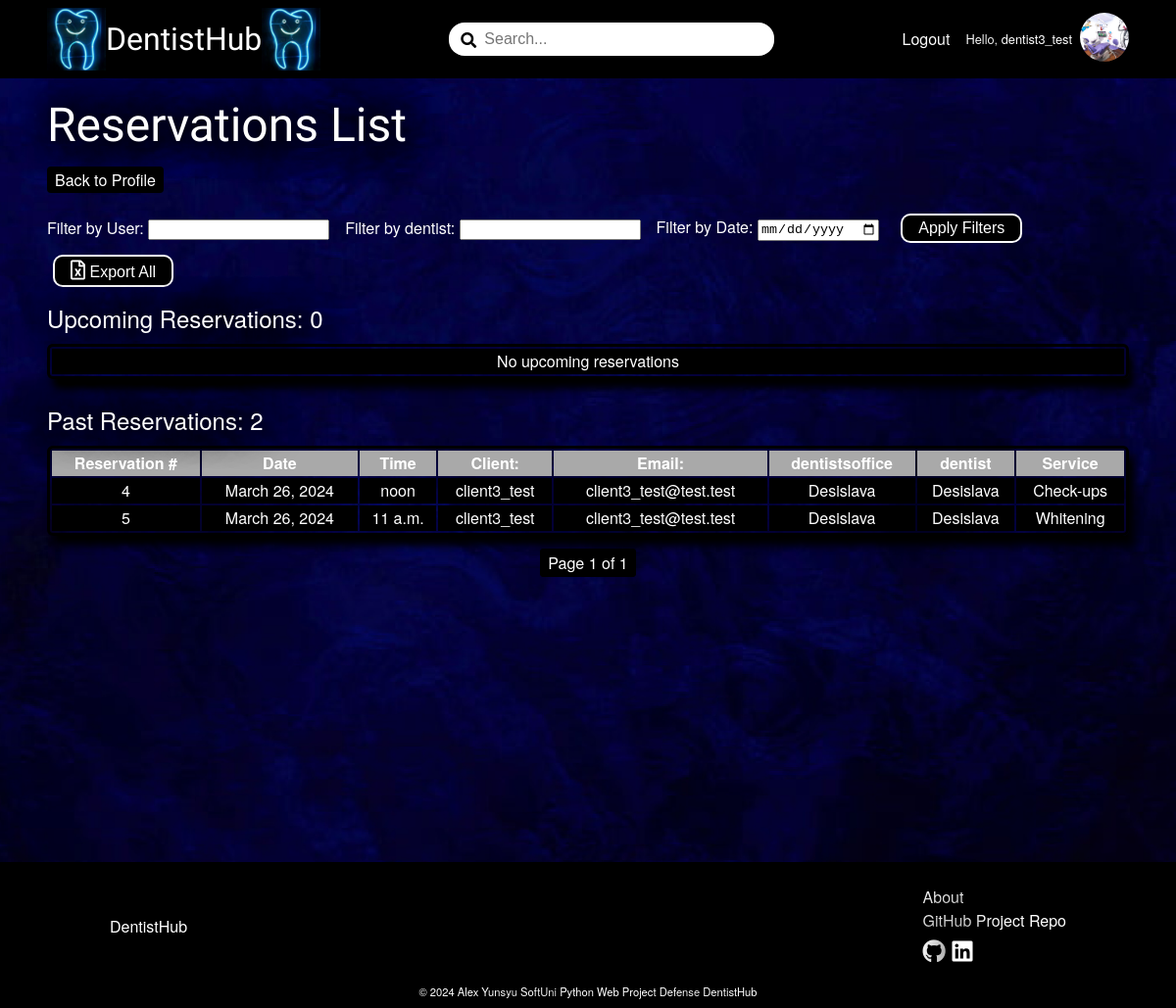
/reservation/reservations-list/9/ (signed in), run on the app's committed database.
### DentistBook/account/models.py (models this page shows)
class AppUser(AbstractUser):
    MAX_LENGTH_ROLE = 15
    ROLES = (
        ('Client', 'Client'),
        ('Dentistsoffice', 'Dentist'),
    )
    role = models.CharField(
        max_length=MAX_LENGTH_ROLE,
        choices=ROLES,
        blank=True
    )

### DentistBook/dentistsoffice/models.py (models this page shows, shortened)
class DentistsofficeProfile(models.Model):
    MIN_LENGTH_NAME = 2
    MAX_LENGTH_NAME = 50
    MIN_LENGTH_ADDRESS = 5
    MAX_LENGTH_ADDRESS = 50
    MIN_LENGTH_CITY = 2
    MAX_LENGTH_CITY = 50
    MAX_DIGITS_GEOLOCATION = 18
    DECIMAL_PLACES_GEOLOCATION = 15
    MIN_VALUE_GEOLOCATION_LATITUDE = -90
    MAX_VALUE_GEOLOCATION_LATITUDE = 90
    MIN_VALUE_GEOLOCATION_LONGITUDE = -180
    MAX_VALUE_GEOLOCATION_LONGITUDE = 180
    MIN_LENGTH_ABOUT = 10
    MAX_LENGTH_ABOUT = 500
    class Meta:
        verbose_name = 'Dentists office Profile'
    name = models.CharField(
        max_length=MAX_LENGTH_NAME,
        validators=(validators.MinLengthValidator(MIN_LENGTH_NAME),),
        null=False,
        blank=False
    )
    address = models.CharField(
        max_length=MAX_LENGTH_ADDRESS,
        validators=(validators.MinLengthValidator(MIN_LENGTH_ADDRESS),),
        null=False,
        blank=False
    )
    city = models.CharField(
        max_length=MAX_LENGTH_CITY,
        validators=(
            validators.MinLengthValidator(MIN_LENGTH_CITY),
            validate_dentistsoffice_city_name,
        ),
        null=False,
        blank=False
    )
    geolocation_latitude = models.DecimalField(
        max_digits=MAX_DIGITS_GEOLOCATION,
        decimal_places=DECIMAL_PLACES_GEOLOCATION,
        validators=(
            validators.MinValueValidator(MIN_VALUE_GEOLOCATION_LATITUDE),
            validators.MaxValueValidator(MAX_VALUE_GEOLOCATION_LATITUDE)
        ),
        null=True,
        blank=True
        )
    geolocation_longitude = models.DecimalField(
        max_digits=MAX_DIGITS_GEOLOCATION,
        decimal_places=DECIMAL_PLACES_GEOLOCATION,
        validators=(
            validators.MinValueValidator(MIN_VALUE_GEOLOCATION_LONGITUDE),
            validators.MaxValueValidator(MAX_VALUE_GEOLOCATION_LONGITUDE)
        ),
        null=True,
        blank=True
        )
    about = models.TextField(
        max_length=MAX_LENGTH_ABOUT,
        validators=(validators.MinLengthValidator(MIN_LENGTH_ABOUT),),
        null=True,
        blank=True
    )
    dentistsoffice_picture = models.ImageField(
        upload_to='dentistsoffice-profile-pictures',
        validators=(validate_dentistsoffice_picture_file_size,),
        null=True,
        blank=True,
    )
    slug = models.SlugField(
        unique=True
    )
    user = models.OneToOneField(
        UserModel,
        on_delete=models.CASCADE,
        primary_key=True
    )
    def __str__(self):
        return self.name

class DentistsofficeService(models.Model):
    MIN_LENGTH_DENTISTSOFFICE_SERVICE = 3
    MAX_LENGTH_DENTISTSOFFICE_SERVICE = 50
    MAX_DIGITS_PRICE = 5
    DECIMAL_PLACES_PRICE = 2
    MIN_VALUE_PRICE = 0.01
    class Meta:
        verbose_name_plural = 'Dentists office Services'
    service_name = models.CharField(
        max_length=MAX_LENGTH_DENTISTSOFFICE_SERVICE,
        validators=(validators.MinLengthValidator(MIN_LENGTH_DENTISTSOFFICE_SERVICE),),
        null=False,
        blank=False
    )
    price = models.DecimalField(
        max_digits=MAX_DIGITS_PRICE,
        decimal_places=DECIMAL_PLACES_PRICE,
        validators=(validators.MinValueValidator(MIN_VALUE_PRICE),),
        null=False,
        blank=False
    )
    category = models.ForeignKey(
        ServiceCategory,
        on_delete=models.CASCADE,
    )
    dentistsoffice = models.ForeignKey(
        DentistsofficeProfile,
        on_delete=models.CASCADE,
    )
    def __str__(self):
        return self.service_name

### DentistBook/reservation/models.py (models this page shows, shortened)
class Reservation(models.Model):
    TIME_SLOT_CHOICES = []
    for hour in range(0, 24):
        for minute in range(0, 60, 30):
            time_slot = time(hour, minute)
            display_text = time_slot.strftime('%H:%M')
            TIME_SLOT_CHOICES.append((time_slot, display_text))
    user = models.ForeignKey(
        UserModel,
        on_delete=models.CASCADE
    )
    service = models.ForeignKey(
        DentistsofficeService,
        on_delete=models.CASCADE,
    )
    dentistsoffice = models.ForeignKey(
        DentistsofficeProfile,
        on_delete=models.CASCADE
    )
    dentist = models.ForeignKey(
        Dentist,
        on_delete=models.CASCADE
    )
    date = models.DateField(
        null=False,
        blank=False
    )
    time = models.TimeField(
        choices=TIME_SLOT_CHOICES,
        null=False,
        blank=False,
    )

### DentistBook/dentist/models.py (models this page shows)
class Dentist(models.Model):
    MIN_LENGTH_NAME = 2
    MAX_LENGTH_NAME = 30
    name = models.CharField(
        max_length=MAX_LENGTH_NAME,
        validators=(
            validators.MinLengthValidator(MIN_LENGTH_NAME),
            validate_name
        ),
        null=False,
        blank=False
    )
    about = models.TextField(
        null=False,
        blank=False
    )
    dentist_picture = models.ImageField(
        upload_to='dentist-profile-pictures',
        validators=(validate_dentist_picture_file_size,),
        null=True,
        blank=True,
    )
    dentistsoffice = models.ForeignKey(
        DentistsofficeProfile,
        on_delete=models.CASCADE
    )
    def __str__(self):
        return self.name

### DentistBook/reservation/views.py (the view)
# urls.py: path('reservations-list/<int:pk>/', ReservationsListView.as_view(), name='reservation-list'),
class ReservationsListView(auth_mixins.LoginRequiredMixin, views.ListView):
    model = Reservation
    template_name = 'reservation/reservations-list.html'
    context_object_name = 'reservations'
    paginate_by = 20
    def get_queryset(self):
        user = self.request.user
        if user.is_authenticated:
            if hasattr(user, 'clientprofile'):
                queryset = Reservation.objects.filter(user=user.id)
            elif hasattr(user, 'dentistsofficeprofile'):
                queryset = Reservation.objects.filter(dentistsoffice=user.dentistsofficeprofile)
            else:
                queryset = Reservation.objects.none()
        else:
            queryset = Reservation.objects.none()
        user_filter = self.request.GET.get('user_filter', None)
        if user_filter:
            queryset = queryset.filter(Q(user__username__icontains=user_filter))
        date_filter = self.request.GET.get('date_filter')
        if date_filter:
            queryset = queryset.filter(date=date_filter)
        dentist_filter = self.request.GET.get('dentist_filter')
        if dentist_filter:
            queryset = queryset.filter(Q(dentist__name__icontains=dentist_filter))
        dentistsoffice_filter = self.request.GET.get('dentistsoffice_filter')
        if dentistsoffice_filter:
            queryset = queryset.filter(Q(dentistsoffice__name__icontains=dentistsoffice_filter))
        return queryset
    def get_context_data(self, **kwargs):
        context = super().get_context_data(**kwargs)
        current_datetime = datetime.now()
        past_reservations = self.get_queryset().filter(
            Q(date__lt=current_datetime.date()) |
            Q(date=current_datetime.date(), time__lte=current_datetime.time())
        ).order_by('-date', '-time')
        upcoming_reservations = self.get_queryset().filter(
            Q(date__gt=current_datetime.date()) |
            Q(date=current_datetime.date(), time__gt=current_datetime.time())
        ).order_by('date', 'time')
        paginator_past = Paginator(past_reservations, self.paginate_by)
        page_number_past = self.request.GET.get('page_past')
        past_reservations_page = paginator_past.get_page(page_number_past)
        context['past_reservations'] = past_reservations_page
        paginator_upcoming = Paginator(upcoming_reservations, self.paginate_by)
        page_number_upcoming = self.request.GET.get('page_upcoming')
        upcoming_reservations_page = paginator_upcoming.get_page(page_number_upcoming)
        context['upcoming_reservations'] = upcoming_reservations_page
        return context

### DentistBook/reservation/templates/reservation/reservations-list.html (shortened to what this page needs)
{% extends 'base.html' %}
{% load static %}
{% load custom_filters %}
{% block content %}
    <div class="wall-picture-container">
        <div class="main-container">
        <h1>Reservations List</h1>
        {% if request.user|get_role == 'Client' %}
            <a href="{% url 'client-details' %}" class="link-button">Back to Profile</a>
        {% else %}
            <a href="{% url 'dentistsoffice-details' slug=request.user.dentistsofficeprofile.slug %}" class="link-button">Back to Profile</a>
        {% endif %}
        <form method="GET" class="filter-form">
            <div>
                {% if request.user|get_role == 'Client' %}
                <label for="dentistsoffice_filter">Filter by dentistsoffice:</label>
                <input type="text" name="dentistsoffice_filter" id="dentistsoffice_filter" value="{{ request.GET.dentistsoffice_filter }}">
            {% else %}
                <label for="user_filter">Filter by User:</label>
                <input type="text" name="user_filter" id="user_filter" value="{{ request.GET.user_filter }}">
            {% endif %}
            </div>
            <div>
                <label for="dentist_filter">Filter by dentist:</label>
                <input type="text" name="dentist_filter" id="dentist_filter" class="form-control" value="{{ request.GET.dentist_filter }}">
            </div>
            <div>
                <label for="date_filter">Filter by Date:</label>
                <input type="date" name="date_filter" id="date_filter" value="{{ request.GET.date_filter }}">
            </div>
            <button type="submit">Apply Filters</button>
        </form>
        {% if request.user|get_role == 'Dentistsoffice' %}
            <button><a href="{% url 'download-reservations' %}"><i class="far fa-file-excel"></i> Export All </a></button>
        {% endif %}
        <h2>Upcoming Reservations: {{ upcoming_reservations.paginator.count }}</h2>
        <table class="reservation-list-table">
            <tbody>
                {% for reservation in upcoming_reservations %}
                    <tr>
                        <td>{{ reservation.id }}</td>
                        <td>{{ reservation.date }}</td>
                        <td>{{ reservation.time }}</td>
                        <td>{{ reservation.user }}</td>
                        <td>{{ reservation.user.email }}</td>
                        <td><a href="{% url 'dentistsoffice-details' slug=reservation.dentistsoffice.slug %}">{{ reservation.dentistsoffice }}</a></td>
                        <td>{{ reservation.dentist }}</td>
                        <td>{{ reservation.service }}</td>
                        <td>
                            <form action="{% url 'delete-reservation' reservation.id %}" method="POST" id="delete-form-{{ reservation.id }}">
                                {% csrf_token %}
                                <input type="hidden" name="reservation_id" value="{{ reservation.id }}">
                                <button class="table-button" type="button" onclick="showDeleteConfirmation({{ reservation.id }})">Delete</button>
                            </form>
                        </td>
                    </tr>
                {% empty %}
            <tr>
                <td colspan="6">No upcoming reservations</td>
            </tr>
                {% endfor %}
            </tbody>
        </table>
        <h2>Past Reservations: {{ past_reservations.paginator.count }}</h2>
        <table class="reservation-list-table">
            <thead>
                {% if past_reservations %}
                    <tr>
                        <th>Reservation #</th>
                        <th>Date</th>
                        <th>Time</th>
                        <th>Client:</th>
                        <th>Email:</th>
                        <th>dentistsoffice</th>
                        <th>dentist</th>
                        <th>Service</th>
                    </tr>
                {% endif %}
            </thead>
            <tbody>
                {% for reservation in past_reservations %}
                    <tr>
                        <td>{{ reservation.id }}</td>
                        <td>{{ reservation.date }}</td>
                        <td>{{ reservation.time }}</td>
                        <td>{{ reservation.user }}</td>
                        <td>{{ reservation.user.email }}</td>
                        <td><a href="{% url 'dentistsoffice-details' slug=reservation.dentistsoffice.slug %}">{{ reservation.dentistsoffice }}</a></td>
                        <td>{{ reservation.dentist }}</td>
                        <td>{{ reservation.service }}</td>
                    </tr>
                {% empty %}
                    <tr>
                        <td colspan="5">No past reservations</td>
                    </tr>
                {% endfor %}
            </tbody>
        </table>
        {% if past_reservations %}
        <div class="pagination">
            <span class="step-links">
                <span class="current">
                    Page {{ past_reservations.number }} of {{ past_reservations.paginator.num_pages }}
                </span>
            </span>
        </div>
        {% endif %}
    </div>
    </div>
{% endblock %}

### templates/header.html (shortened to what this page needs)
{% load custom_filters %}
{% load static %}
<div class="home-logo">
    <a href="{% url 'home-page' %}">
        <img src="{% static 'images/dentistsoffice-pole.jpg' %}" alt="dentistsoffice-pole">
        <span>DentistHub</span>
        <img src="{% static 'images/dentistsoffice-pole.jpg' %}" alt="dentistsoffice-pole">
    </a>
</div>
<div class="search-field">
    <span><i class="fas fa-search"></i></span>
    <input type="text" id="search-input" placeholder="Search...">
</div>
<nav class="header-nav-links">
    <ul role="list">
        {% if not request.user.is_authenticated %}
            <li class="nav-item"><a href="{% url 'register-page' %}">Register</a></li>
            <li class="nav-item"><a href="{% url 'login-page' %}">Login</a></li>
        {% else %}
            <li class="nav-item"><a href="{% url 'logout-page' %}">Logout</a></li>
            {% if request.user|get_role == 'Client' %}
                <li class="nav-item nav-profile">
                    <a href="{% url 'client-details' %}">Hello, {{ request.user }}</a>
                    <a href="{% url 'client-details' %}">
                        {% if request.user.clientprofile.profile_picture %}
                            <img src="{{ request.user.clientprofile.profile_picture.url }}" alt="profile-picture-thumbnail" class="profile-picture-thumbnail">
                        {% else %}
                            <img src="{% static 'images/client-default-profile-picture.jpg' %}" alt="default_profile_picture" class="profile-picture-thumbnail">
                        {% endif %}
                    </a>
                </li>
            {% else %}
                <li class="nav-item nav-profile">
                    <a href="{% url 'dentistsoffice-details' slug=request.user.dentistsofficeprofile.slug %}">Hello, {{ request.user }}</a>
                    <a href="{% url 'dentistsoffice-details' slug=request.user.dentistsofficeprofile.slug %}">
                        {% if request.user.dentistsofficeprofile.dentistsoffice_picture %}
                            <img src="{{ request.user.dentistsofficeprofile.dentistsoffice_picture.url }}" alt="dentistsoffice-profile-picture-thumbnail" class="profile-picture-thumbnail">
                        {% else %}
                            <img src="{% static 'images/dentistsoffice-default-profile-picture.jpg' %}" alt="dentistsoffice-default_profile_picture" class="profile-picture-thumbnail">
                        {% endif %}
                    </a>
                </li>
            {% endif %}
        {% endif %}
    </ul>
</nav>

### data on the page
AppUser: user "dentist3_test", user.dentistsofficeprofile.dentistsoffice_picture (picture)
Reservation: id "4", date "March 26, 2024", time "noon", user "client3_test", user.email "client3_test@test.test", dentistsoffice "Desislava", dentist "Desislava", service "Check-ups"
Reservation: id "5", date "March 26, 2024", time "11 a.m.", user "client3_test", user.email "client3_test@test.test", dentistsoffice "Desislava", dentist "Desislava", service "Whitening"

### other printed values
{{ upcoming_reservations.paginator.count }} "0"
{{ past_reservations.paginator.count }} "2"
{{ past_reservations.number }} "1"
{{ past_reservations.paginator.num_pages }} "1"
